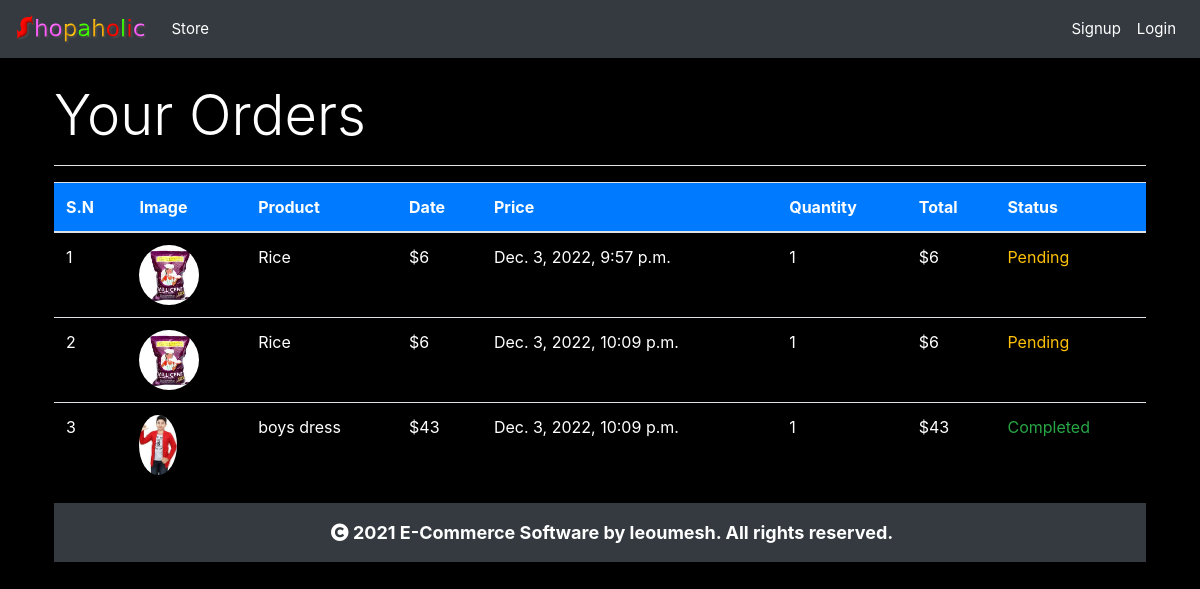
Page /orderpage/ (signed in) on the committed database.
### core/models.py (models this page shows, shortened)
class Order(models.Model):
    product = models.ForeignKey(Product, on_delete=models.CASCADE)
    customer = models.ForeignKey(Customer, on_delete=models.CASCADE)
    quantity = models.IntegerField()
    price = models.IntegerField()
    address = models.CharField(max_length=100)
    phone = models.CharField(max_length=10)
    date = models.DateTimeField(default=datetime.datetime.today)
    status = models.BooleanField(default=False)
    def get_order_by_customer(customer_id):
        return Order.objects.filter(customer=customer_id)

class Product(models.Model):
    name = models.CharField(max_length=200, blank=False)
    price = models.IntegerField(default=0, blank=False)
    category = models.ForeignKey(Category, on_delete=models.CASCADE,)
    description = models.TextField(max_length=600, blank=False)
    image = models.ImageField(null=True)

### core/views.py (the view)
# urls.py: path('orderpage/', views.orderpage, name="orderpage"),
def orderpage(request):
    customer = request.session.get('customer_id')
    order = Order.get_order_by_customer(customer)
    print(order)
    return render(request, 'core/order.html', {'order': order})

### core/templatetags/cart.py (called while the page is built)
@register.filter(name='currency')
def currency(price):
    return "$" + str(price)

@register.filter(name="multiply")
def multiply(n1, n2):
    return n1 * n2

### core/templates/core/order.html
{% extends 'core/base.html' %}
{% load cart %}
{% block content %}
<div class="container text-white p-4">
    <p class="display-4">Your Orders</p>
    <hr style="background: white;">
    <table class="table">
        <thead>
        <tr class="bg-primary">
            <th>S.N</th>
            <th>Image</th>
            <th>Product</th>
            <th>Date</th>
            <th>Price</th>
            <th>Quantity</th>
            <th>Total</th>
            <th>Status</th>
        </tr>
        </thead>
        <tbody>
        {% for i in order %}
        <tr>
            <td>{{forloop.counter}}</td>
            <td><img class="rounded-circle" height="60px" src="{{i.product.image.url}}"></td>
            <td>{{i.product.name}}</td>
            <td>{{i.price|currency}}</td>
            <td>{{i.date}}</td>
            <td>{{i.quantity}}</td>
            <td>{{i.quantity|multiply:i.price|currency}}</td>
            {% if i.status %}
            <td class="text-success">Completed</td>
            {% else %}
            <td class="text-warning">Pending</td>
            {% endif %}
        </tr>
        {% endfor %}
        </tbody>
    </table>
{% endblock %}

### core/templates/core/base.html (style rules this page uses)
body { background-color: #000000; }

### rows in the picture
Order: product.image (picture), product.name "Rice", price "$6", date "Dec. 3, 2022, 9:57 p.m.", quantity "1", quantity|multiply "$6", status "Pending"
Order: product.image (picture), product.name "Rice", price "$6", date "Dec. 3, 2022, 10:09 p.m.", quantity "1", quantity|multiply "$6", status "Pending"
Order: product.image (picture), product.name "boys dress", price "$43", date "Dec. 3, 2022, 10:09 p.m.", quantity "1", quantity|multiply "$43", status "Completed"
